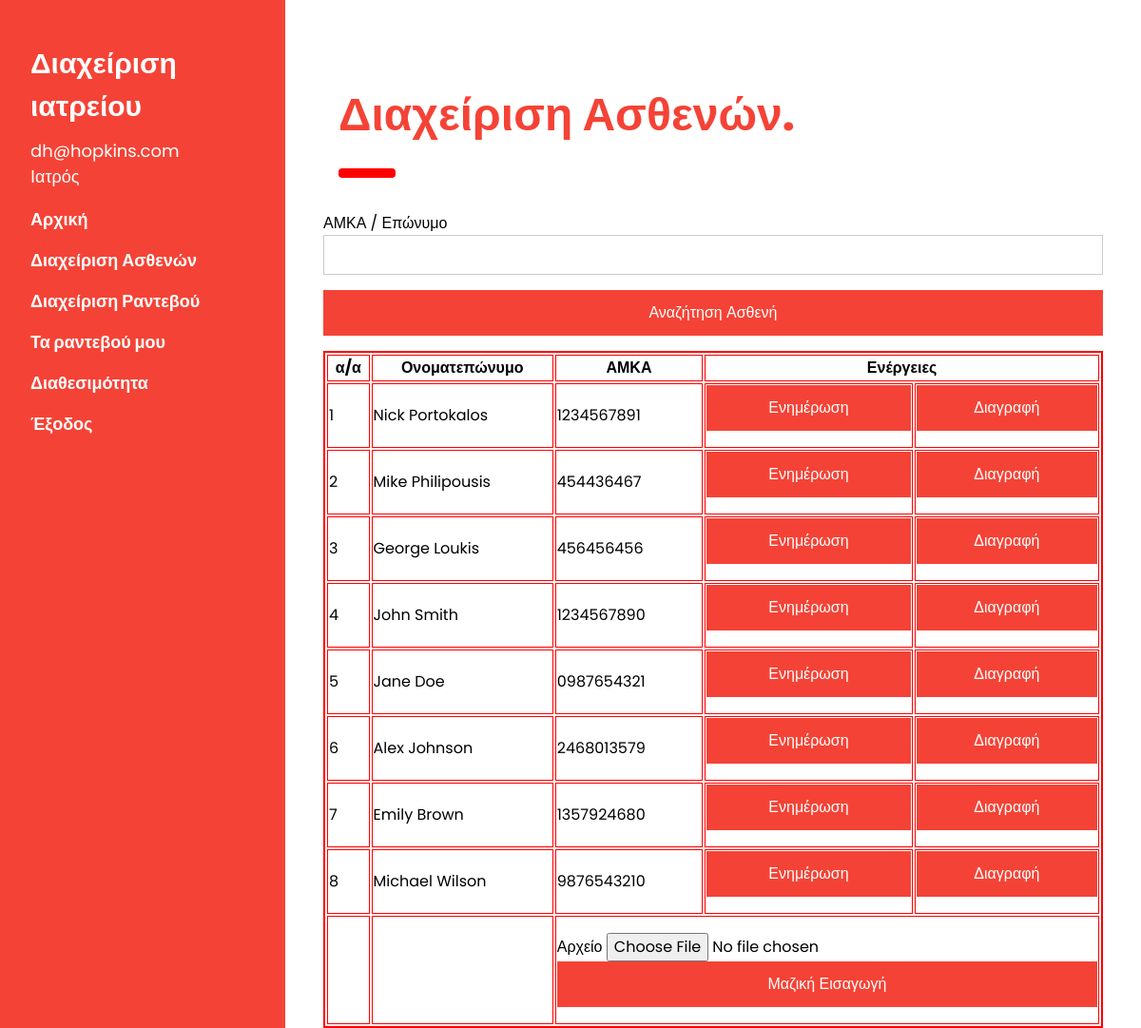
/patientsadmin.php (signed in), run on the app's committed database.
### tables this page shows
CREATE TABLE `patient` (
  `id` int(11) NOT NULL,
  `user_id` int(11) NOT NULL,
  `security_number` varchar(10) NOT NULL,
  `register_date` date NOT NULL
);

CREATE TABLE `user` (
  `id` int(11) NOT NULL,
  `email` varchar(40) NOT NULL,
  `password` varchar(10) NOT NULL,
  `fullname` varchar(50) NOT NULL,
  `idcard` varchar(12) NOT NULL,
  `role` enum('Ασθενής','Ιατρός','Γραμματέας','') NOT NULL
);

### dbfunctions.php (called while the page is built, shortened)
<?php
    function getAllPatients($conn) {
        $sql = "SELECT p.*, u.email, u.fullname
                FROM patient p
                INNER JOIN user u ON p.user_id = u.id";
        $result = mysqli_query($conn, $sql);
        $patients = [];
        if ($result && mysqli_num_rows($result) > 0) {
            while ($row = mysqli_fetch_assoc($result)) {
                $patients[] = $row;
            }
        }
        return $patients;
    }
?>

### patientsadmin.php (the view, shortened to what this page needs)
<?php
	include 'start.php';
  if (isset($_POST['searchquery'])){
    $query = $_POST['query'];
    $patients = getAllPatientsQuery($conn,$query);
  }
  else{
    $patients = getAllPatients($conn);
  }
?>
<div class="w3-main" style="margin-left:340px;margin-right:40px">
  <div class="w3-container" id="designers" style="margin-top:75px">
    <h1 class="w3-xxxlarge w3-text-red"><b>Διαχείριση Ασθενών.</b></h1>
    <hr style="width:50px;border:5px solid red" class="w3-round">
  </div>
  <form action="" method ="POST">
      <div class="w3-section">
        <label>ΑΜΚΑ / Επώνυμο</label>
        <input class="w3-input w3-border" type="text" name="query">
      </div>
      <button type="submit" name="searchquery" class="w3-button w3-block w3-padding-large w3-red w3-margin-bottom">Αναζήτηση Ασθενή</button>
    </form>
  <table border="2" bordercolor="red" width="100%">
      <tr>
        <th>α/α</th><th>Ονοματεπώνυμο</th><th>ΑΜΚΑ</th><th colspan="2">Ενέργειες</th>
      </tr>
      <?php
        $count = 1;
        foreach ($patients as $patient) {
          echo "<tr>";
            echo "<td>".$count."</td>";
            echo "<td>".$patient['fullname']."</td>";
            echo "<td>".$patient['security_number']."</td>";
            echo "<td>";
            echo '<form action="" method="POST">';
              echo '<button type="submit" name="records" class="w3-button w3-block w3-padding-large w3-red w3-margin-bottom">Ενημέρωση</button>';
            echo "</form>";
            echo "</td>";
            echo "<td>";
            echo '<form action="" method="POST">';
              echo '<button type="submit" name="delete" class="w3-button w3-block w3-padding-large w3-red w3-margin-bottom">Διαγραφή</button>';
            echo "</form>";
            echo "</td>";
          echo "</tr>";
          $count++;
        }
       ?>
       <tr><td></td><td></td><td colspan="3">
         <form action="patientsfile.php" method="POST" enctype="multipart/form-data">
      <div class="w3-section">
        <label>Αρχείο</label>
        <input type="file" id="csv_file" name="csv_file" accept=".csv" required>
        <button type="submit" name="insert" class="w3-button w3-block w3-padding-large w3-red w3-margin-bottom">Μαζική Εισαγωγή</button>
      </div>
    </form>
       </td>
       </tr>
    </table>
</div>
<?php
	include 'end.php';
?>

### styles/w3.css (style rules this page uses)
*,*:before,*:after { box-sizing:inherit }
html { -ms-text-size-adjust:100%;-webkit-text-size-adjust:100% }
body { margin:0 }
b,strong { font-weight:bolder }
hr { box-sizing:content-box;height:0;overflow:visible }
button,input,select,textarea,optgroup { font:inherit;margin:0 }
button,input { overflow:visible }
button,select { text-transform:none }
button,[type=button],[type=reset],[type=submit] { -webkit-appearance:button }
html,body { font-family:Verdana,sans-serif;font-size:15px;line-height:1.5 }
html { overflow-x:hidden }
h1 { font-size:36px }
h1,h2,h3,h4,h5,h6 { font-family:"Segoe UI",Arial,sans-serif;font-weight:400;margin:10px 0 }
hr { border:0;border-top:1px solid #eee;margin:20px 0 }
.w3-btn,.w3-button { border:none;display:inline-block;padding:8px 16px;vertical-align:middle;overflow:hidden;text-decoration:none;color:inherit;background-color:inherit;text-align:center;cursor:pointer;white-space:nowrap }
.w3-btn,.w3-button { -webkit-touch-callout:none;-webkit-user-select:none;-khtml-user-select:none;-moz-user-select:none;-ms-user-select:none;user-select:none }
.w3-input { padding:8px;display:block;border:none;border-bottom:1px solid #ccc;width:100% }
.w3-main,#main { transition:margin-left .4s }
.w3-block { display:block;width:100% }
.w3-container:after,.w3-container:before,.w3-panel:after,.w3-panel:before,.w3-row:after,.w3-row:before,.w3-row-padding:after,.w3-row-padding:before, .w3-cell-row:before,.w3-cell-row:after,.w3-clear:after,.w3-clear:before,.w3-bar:before,.w3-bar:after { content:"";display:table;clear:both }
.w3-round,.w3-round-medium { border-radius:4px }
.w3-container,.w3-panel { padding:0.01em 16px }
.w3-xxxlarge { font-size:48px!important }
.w3-border { border:1px solid #ccc!important }
.w3-section,.w3-code { margin-top:16px!important;margin-bottom:16px!important }
.w3-margin-bottom { margin-bottom:16px!important }
.w3-padding-large { padding:12px 24px!important }
.w3-red,.w3-hover-red:hover { color:#fff!important;background-color:#f44336!important }
.w3-text-red,.w3-hover-text-red:hover { color:#f44336!important }

### start.php (style rules this page uses)
body,h1,h2,h3,h4,h5 { font-family: "Poppins", sans-serif }
body { font-size:16px; }

### data on the page
patient: user.fullname "Nick Portokalos", security_number "1234567891"
patient: user.fullname "Mike Philipousis", security_number "454436467"
patient: user.fullname "George Loukis", security_number "456456456"
patient: user.fullname "John Smith", security_number "1234567890"
patient: user.fullname "Jane Doe", security_number "0987654321"
patient: user.fullname "Alex Johnson", security_number "2468013579"
patient: user.fullname "Emily Brown", security_number "1357924680"
patient: user.fullname "Michael Wilson", security_number "9876543210"

### other printed values
$_SESSION['email'] "dh@hopkins.com"
$_SESSION['role'] "Ιατρός"
